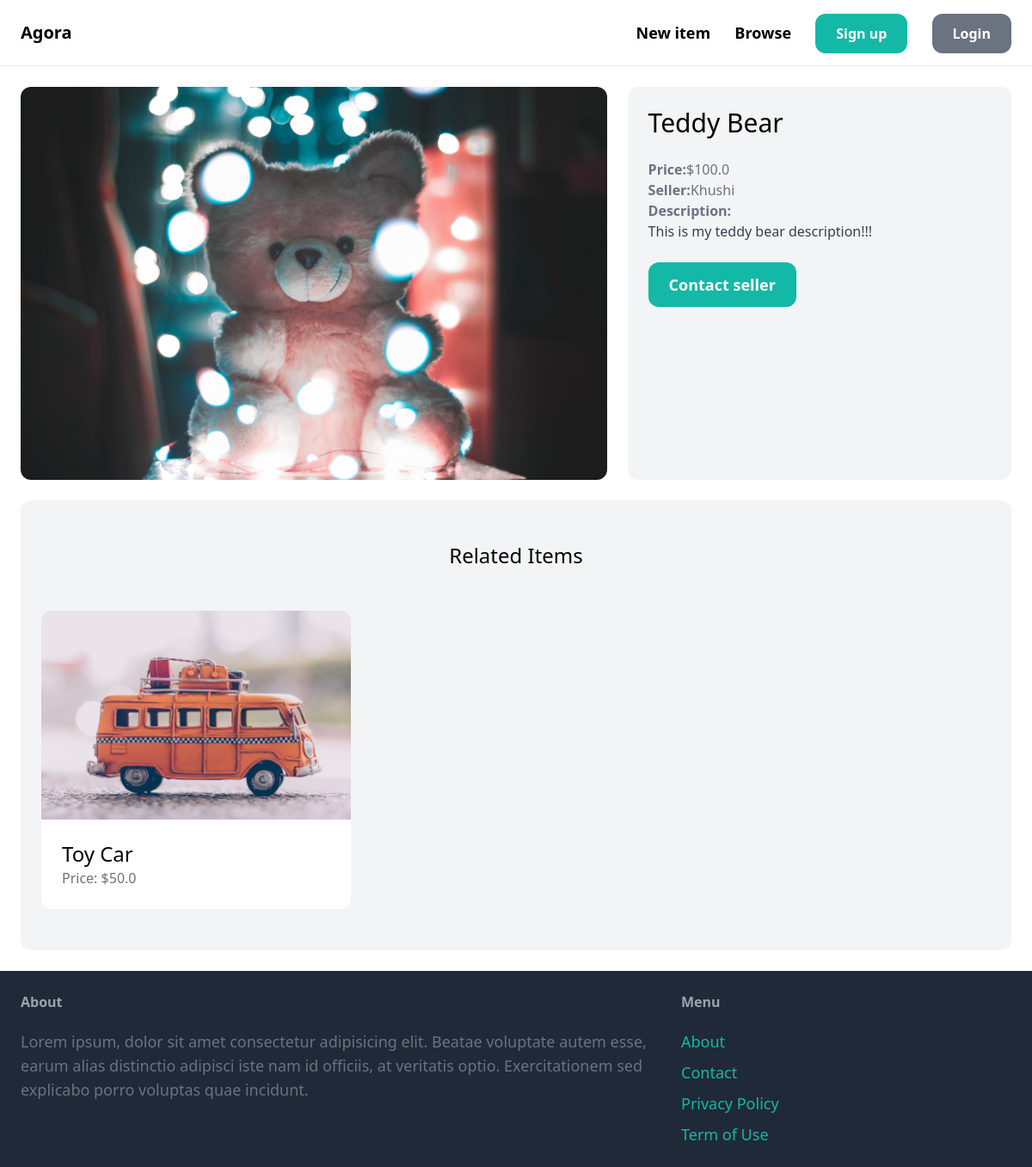
The page /items/8/ on the database its author committed.
### item/models.py (models this page shows, shortened)
class Item(models.Model):
    category = models.ForeignKey(Category, related_name='items', on_delete=models.CASCADE)
    name = models.CharField(max_length=255)
    description = models.TextField(blank=True, null=True)
    price = models.FloatField()
    image = models.ImageField(upload_to='item_images', blank=True, null=True)
    is_sold = models.BooleanField(default=False)
    created_by = models.ForeignKey(User, related_name='items', on_delete=models.CASCADE)
    create_at = models.DateTimeField(auto_now_add=True)

### item/views.py (the view)
# urls.py: path('<int:pk>/', views.detail, name='detail'),
def detail(request, pk):
    item = get_object_or_404(Item, pk=pk)
    related_items = Item.objects.filter(category=item.category, is_sold=False).exclude(pk=pk)[0:3]
    context = {
        'item':item,
        'related_items': related_items,
    }
    return render(request, 'item/detail.html', context=context)

### item/templates/item/detail.html (shortened to what this page needs)
{% extends 'core/base.html' %}
{% block content %}
    <div class="grid grid-cols-5 gap-6">
        <div class="col-span-3">
            <img src="{{item.image.url}}" class="rounded-xl" alt="">
        </div>
        <div class="col-span-2 p-6 bg-gray-100 rounded-xl">
            <h1 class="mb-6 text-3xl">{{ item.name }}</h1>
            <p class="text-gray-500"><strong>Price:</strong>${{ item.price }}</p>
            <p class="text-gray-500"><strong>Seller:</strong>{{ item.created_by.username }}</p>
            {% if item.description %}
                <p class="text-gray-700"><strong class="text-gray-500">Description:</strong><br>{{ item.description}}</p>
            {% endif %}
            {% if request.user == item.created_by %}
                <div class="mt-6 p-6 by-white rounded-xl">
                    <p>This is your item!</p>
                    <a href="{% url 'item:edit' item.id %}" class="inline-block mt-6 px-6 py-3 text-lg font-semibold bg-teal-500 text-white rounded-xl">Edit</a>
                    <a href="{% url 'item:delete' item.id %}" class="inline-block mt-6 px-6 py-3 text-lg font-semibold bg-red-500 text-white rounded-xl">Delete</a>
                </div>
            {% else %}
                 <a href="{% url 'conversation:new' item.id %}" class="inline-block mt-6 px-6 py-3 text-lg font-semibold bg-teal-500 text-white rounded-xl hover:bg-teal-700">Contact seller</a>
            {% endif %}
        </div>
    </div>
    <div class="mt-6 px-6 py-12 bg-gray-100 rounded-xl">
        <h2 class="mb-12 text-2xl text-center">Related Items</h2>
        <div class="grid grid-cols-3 gap-3">
            {% for item in related_items %}
                <div>
                    <a href="{% url 'item:detail' item.id %}">
                        <div>
                            <img src="{{ item.image.url }}" class="rounded-t-xl">
                        </div>
                        <div class="p-6 bg-white rounded-b-xl">
                            <h2 class="text-2xl"> {{ item.name }} </h2>
                            <p class="text-gray-500"> Price: ${{item.price}} </p>
                        </div>
                    </a>
                </div>
            {% endfor %}
        </div>
    </div>
{% endblock content %}

### rows shown on the page
Item: image (picture), name "Teddy Bear", price "100.0", created_by.username "Khushi", description "This is my teddy bear description!!!"
Item: image (picture), name "Toy Car", price "50.0"
